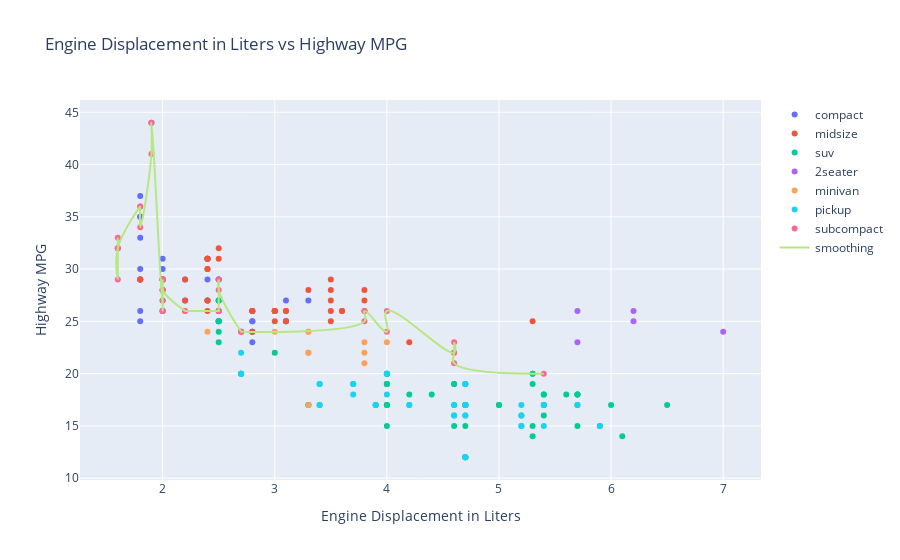

This figure's notebook cell:
### Code cell
'''Plotly's builtin smoothing function is very weak'''

traces = []
for cls in mpg['class'].unique():
    traces.append(go.Scatter({
        'mode' : 'markers',
        'x' : mpg.displ[mpg['class'] == cls],
        'y' : mpg.hwy[mpg['class'] == cls],
        'name' : cls
    }))

    
subcompact = mpg[mpg['class'] == 'subcompact'].sort_values(by='displ')

traces.append(go.Scatter({
    'mode' : 'lines',
    'x' : subcompact.displ,
    'y' : subcompact.hwy,
    'name' : 'smoothing',
    'line' : {
        'shape' : 'spline',
        'smoothing' : 1.3
    }
}))
    
fig = go.Figure(**{
    'data' : traces,
    'layout' : {
        'title' : 'Engine Displacement in Liters vs Highway MPG',
        'xaxis' : {
            'title' : 'Engine Displacement in Liters',
        },
        'yaxis' : {
            'title' : 'Highway MPG'
        }
    }
})
fig.show(renderer='png')

### Figure 1 — Plotly figure (JSON) as saved in the notebook; plotly's stock layout.template omitted (floating-point values rounded to 4 significant figures)
{"data": [{"mode": "markers", "name": "compact", "type": "scatter", "x": [1.8, 1.8, 2, 2, 2.8, 2.8, 3.1, 1.8, 1.8, 2, 2, 2.8, 2.8, 3.1, 3.1, 2.4, 2.4, 2.5, 2.5, 2.5, 2.5, 2.2, 2.2, 2.4, 2.4, 3, 3, 3.3, 1.8, 1.8, 1.8, 1.8, 1.8, 2, 2, 2, 2, 2.8, 1.9, 2, 2, 2, 2, 2.5, 2.5, 2.8, 2.8], "y": [29, 29, 31, 30, 26, 26, 27, 26, 25, 28, 27, 25, 25, 25, 25, 29, 27, 25, 27, 25, 27, 27, 29, 31, 31, 26, 26, 27, 30, 33, 35, 37, 35, 29, 26, 29, 29, 24, 44, 29, 26, 29, 29, 29, 29, 23, 24]}, {"mode": "markers", "name": "midsize", "type": "scatter", "x": [2.8, 3.1, 4.2, 2.4, 2.4, 3.1, 3.5, 3.6, 2.4, 2.4, 2.4, 2.4, 2.5, 2.5, 3.3, 2.5, 2.5, 3.5, 3.5, 3, 3, 3.5, 3.1, 3.8, 3.8, 3.8, 5.3, 2.2, 2.2, 2.4, 2.4, 3, 3, 3.5, 1.8, 1.8, 2, 2, 2.8, 2.8, 3.6], "y": [24, 25, 23, 27, 30, 26, 29, 26, 26, 27, 30, 31, 26, 26, 28, 31, 32, 27, 26, 26, 25, 25, 26, 26, 27, 28, 25, 29, 27, 31, 31, 26, 26, 28, 29, 29, 28, 29, 26, 26, 26]}, {"mode": "markers", "name": "suv", "type": "scatter", "x": [5.3, 5.3, 5.3, 5.7, 6, 5.3, 5.3, 5.7, 6.5, 3.9, 4.7, 4.7, 4.7, 5.2, 5.7, 5.9, 4.6, 5.4, 5.4, 4, 4, 4, 4, 4.6, 5, 3, 3.7, 4, 4.7, 4.7, 4.7, 5.7, 6.1, 4, 4.2, 4.4, 4.6, 5.4, 5.4, 5.4, 4, 4, 4.6, 5, 3.3, 3.3, 4, 5.6, 2.5, 2.5, 2.5, 2.5, 2.5, 2.5, 2.7, 2.7, 3.4, 3.4, 4, 4.7, 4.7, 5.7], "y": [20, 15, 20, 17, 17, 19, 14, 15, 17, 17, 17, 12, 17, 16, 18, 15, 17, 17, 18, 17, 19, 17, 19, 19, 17, 22, 19, 20, 17, 12, 19, 18, 14, 15, 18, 18, 15, 17, 16, 18, 17, 19, 19, 17, 17, 17, 20, 18, 25, 24, 27, 25, 26, 23, 20, 20, 19, 17, 20, 17, 15, 18]}, {"mode": "markers", "name": "2seater", "type": "scatter", "x": [5.7, 5.7, 6.2, 6.2, 7], "y": [26, 23, 26, 25, 24]}, {"mode": "markers", "name": "minivan", "type": "scatter", "x": [2.4, 3, 3.3, 3.3, 3.3, 3.3, 3.3, 3.8, 3.8, 3.8, 4], "y": [24, 24, 22, 22, 24, 24, 17, 22, 21, 23, 23]}, {"mode": "markers", "name": "pickup", "type": "scatter", "x": [3.7, 3.7, 3.9, 3.9, 4.7, 4.7, 4.7, 5.2, 5.2, 4.7, 4.7, 4.7, 4.7, 4.7, 4.7, 5.2, 5.2, 5.7, 5.9, 4.2, 4.2, 4.6, 4.6, 4.6, 5.4, 5.4, 2.7, 2.7, 2.7, 3.4, 3.4, 4, 4], "y": [19, 18, 17, 17, 19, 19, 12, 17, 15, 16, 12, 17, 17, 16, 12, 15, 16, 17, 15, 17, 17, 16, 16, 17, 15, 17, 20, 20, 22, 17, 19, 18, 20]}, {"mode": "markers", "name": "subcompact", "type": "scatter", "x": [3.8, 3.8, 4, 4, 4.6, 4.6, 4.6, 4.6, 5.4, 1.6, 1.6, 1.6, 1.6, 1.6, 1.8, 1.8, 1.8, 2, 2, 2, 2, 2, 2.7, 2.7, 2.7, 2.2, 2.2, 2.5, 2.5, 1.9, 1.9, 2, 2, 2.5, 2.5], "y": [26, 25, 26, 24, 21, 22, 23, 22, 20, 33, 32, 32, 29, 32, 34, 36, 36, 29, 26, 29, 28, 27, 24, 24, 24, 26, 26, 26, 26, 44, 41, 29, 26, 28, 29]}, {"line": {"shape": "spline", "smoothing": 1.3}, "mode": "lines", "name": "smoothing", "type": "scatter", "x": [1.6, 1.6, 1.6, 1.6, 1.6, 1.8, 1.8, 1.8, 1.9, 1.9, 2, 2, 2, 2, 2, 2, 2, 2.2, 2.2, 2.5, 2.5, 2.5, 2.5, 2.7, 2.7, 2.7, 3.8, 3.8, 4, 4, 4.6, 4.6, 4.6, 4.6, 5.4], "y": [32, 32, 33, 29, 32, 36, 36, 34, 41, 44, 26, 27, 29, 29, 26, 29, 28, 26, 26, 26, 26, 29, 28, 24, 24, 24, 25, 26, 24, 26, 22, 23, 22, 21, 20]}], "layout": {"title": {"text": "Engine Displacement in Liters vs Highway MPG"}, "xaxis": {"title": {"text": "Engine Displacement in Liters"}}, "yaxis": {"title": {"text": "Highway MPG"}}}}
